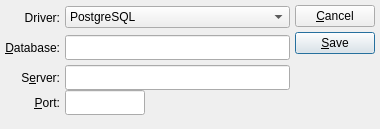
<ui version="4.0" >
 <author></author>
 <comment> * OpenRPT report writer and rendering engine
 * Copyright (C) 2001-2010 by OpenMFG, LLC
 *
 * This library is free software; you can redistribute it and/or
 * modify it under the terms of the GNU Lesser General Public
 * License as published by the Free Software Foundation; either
 * version 2.1 of the License, or (at your option) any later version.
 *
 * This library is distributed in the hope that it will be useful,
 * but WITHOUT ANY WARRANTY; without even the implied warranty of
 * MERCHANTABILITY or FITNESS FOR A PARTICULAR PURPOSE. See the GNU
 * Lesser General Public License for more details.
 *
 * You should have received a copy of the GNU Lesser General Public
 * License along with this library; if not, write to the Free Software
 * Foundation, Inc., 59 Temple Place, Suite 330, Boston, MA 02111-1307 USA
 * Please contact info@openmfg.com with any questions on this license.</comment>
 <exportmacro></exportmacro>
 <class>loginOptions</class>
 <widget class="QDialog" name="loginOptions" >
  <property name="geometry" >
   <rect>
    <x>0</x>
    <y>0</y>
    <width>380</width>
    <height>129</height>
   </rect>
  </property>
  <property name="windowTitle" >
   <string>Login Options</string>
  </property>
  <property name="windowIcon" >
   <iconset/>
  </property>
  <layout class="QHBoxLayout" >
   <property name="margin" >
    <number>5</number>
   </property>
   <property name="spacing" >
    <number>5</number>
   </property>
   <item>
    <layout class="QVBoxLayout" >
     <property name="margin" >
      <number>0</number>
     </property>
     <property name="spacing" >
      <number>0</number>
     </property>
     <item>
      <layout class="QGridLayout" >
       <property name="margin" >
        <number>0</number>
       </property>
       <property name="spacing" >
        <number>5</number>
       </property>
       <item row="1" column="1" >
        <widget class="QLineEdit" name="_database" >
         <property name="sizePolicy" >
          <sizepolicy>
           <hsizetype>7</hsizetype>
           <vsizetype>0</vsizetype>
           <horstretch>0</horstretch>
           <verstretch>0</verstretch>
          </sizepolicy>
         </property>
         <property name="minimumSize" >
          <size>
           <width>0</width>
           <height>25</height>
          </size>
         </property>
        </widget>
       </item>
       <item row="1" column="0" >
        <widget class="QLabel" name="_databaseLit" >
         <property name="sizePolicy" >
          <sizepolicy>
           <hsizetype>1</hsizetype>
           <vsizetype>0</vsizetype>
           <horstretch>0</horstretch>
           <verstretch>0</verstretch>
          </sizepolicy>
         </property>
         <property name="minimumSize" >
          <size>
           <width>0</width>
           <height>25</height>
          </size>
         </property>
         <property name="text" >
          <string>&amp;Database:</string>
         </property>
         <property name="alignment" >
          <set>Qt::AlignRight|Qt::AlignTrailing|Qt::AlignVCenter</set>
         </property>
         <property name="buddy" >
          <cstring>_database</cstring>
         </property>
        </widget>
       </item>
       <item row="2" column="1" >
        <layout class="QVBoxLayout" >
         <property name="margin" >
          <number>0</number>
         </property>
         <property name="spacing" >
          <number>0</number>
         </property>
         <item>
          <widget class="QLineEdit" name="_server" >
           <property name="sizePolicy" >
            <sizepolicy>
             <hsizetype>7</hsizetype>
             <vsizetype>0</vsizetype>
             <horstretch>0</horstretch>
             <verstretch>0</verstretch>
            </sizepolicy>
           </property>
           <property name="minimumSize" >
            <size>
             <width>0</width>
             <height>25</height>
            </size>
           </property>
          </widget>
         </item>
         <item>
          <layout class="QHBoxLayout" >
           <property name="margin" >
            <number>0</number>
           </property>
           <property name="spacing" >
            <number>0</number>
           </property>
           <item>
            <widget class="QLineEdit" name="_port" >
             <property name="sizePolicy" >
              <sizepolicy>
               <hsizetype>7</hsizetype>
               <vsizetype>0</vsizetype>
               <horstretch>0</horstretch>
               <verstretch>0</verstretch>
              </sizepolicy>
             </property>
             <property name="minimumSize" >
              <size>
               <width>0</width>
               <height>25</height>
              </size>
             </property>
             <property name="maximumSize" >
              <size>
               <width>80</width>
               <height>32767</height>
              </size>
             </property>
            </widget>
           </item>
           <item>
            <spacer>
             <property name="orientation" >
              <enum>Qt::Horizontal</enum>
             </property>
             <property name="sizeType" >
              <enum>QSizePolicy::Expanding</enum>
             </property>
             <property name="sizeHint" >
              <size>
               <width>20</width>
               <height>20</height>
              </size>
             </property>
            </spacer>
           </item>
          </layout>
         </item>
        </layout>
       </item>
       <item row="2" column="0" >
        <layout class="QVBoxLayout" >
         <property name="margin" >
          <number>0</number>
         </property>
         <property name="spacing" >
          <number>0</number>
         </property>
         <item>
          <widget class="QLabel" name="_serverLit" >
           <property name="sizePolicy" >
            <sizepolicy>
             <hsizetype>1</hsizetype>
             <vsizetype>0</vsizetype>
             <horstretch>0</horstretch>
             <verstretch>0</verstretch>
            </sizepolicy>
           </property>
           <property name="minimumSize" >
            <size>
             <width>0</width>
             <height>25</height>
            </size>
           </property>
           <property name="text" >
            <string>S&amp;erver:</string>
           </property>
           <property name="alignment" >
            <set>Qt::AlignRight|Qt::AlignTrailing|Qt::AlignVCenter</set>
           </property>
           <property name="buddy" >
            <cstring>_server</cstring>
           </property>
          </widget>
         </item>
         <item>
          <widget class="QLabel" name="_portLit" >
           <property name="sizePolicy" >
            <sizepolicy>
             <hsizetype>1</hsizetype>
             <vsizetype>0</vsizetype>
             <horstretch>0</horstretch>
             <verstretch>0</verstretch>
            </sizepolicy>
           </property>
           <property name="minimumSize" >
            <size>
             <width>0</width>
             <height>25</height>
            </size>
           </property>
           <property name="text" >
            <string>&amp;Port:</string>
           </property>
           <property name="alignment" >
            <set>Qt::AlignRight|Qt::AlignTrailing|Qt::AlignVCenter</set>
           </property>
           <property name="buddy" >
            <cstring>_port</cstring>
           </property>
          </widget>
         </item>
        </layout>
       </item>
       <item row="0" column="0" >
        <widget class="QLabel" name="_driverLit" >
         <property name="sizePolicy" >
          <sizepolicy>
           <hsizetype>1</hsizetype>
           <vsizetype>0</vsizetype>
           <horstretch>0</horstretch>
           <verstretch>0</verstretch>
          </sizepolicy>
         </property>
         <property name="minimumSize" >
          <size>
           <width>0</width>
           <height>25</height>
          </size>
         </property>
         <property name="text" >
          <string>Driver:</string>
         </property>
         <property name="alignment" >
          <set>Qt::AlignRight|Qt::AlignTrailing|Qt::AlignVCenter</set>
         </property>
         <property name="buddy" >
          <cstring>_database</cstring>
         </property>
        </widget>
       </item>
       <item row="0" column="1" >
        <widget class="QComboBox" name="_driver" >
         <item>
          <property name="text" >
           <string>PostgreSQL</string>
          </property>
         </item>
         <item>
          <property name="text" >
           <string>ODBC</string>
          </property>
         </item>
        </widget>
       </item>
      </layout>
     </item>
     <item>
      <spacer>
       <property name="orientation" >
        <enum>Qt::Vertical</enum>
       </property>
       <property name="sizeType" >
        <enum>QSizePolicy::Expanding</enum>
       </property>
       <property name="sizeHint" >
        <size>
         <width>20</width>
         <height>20</height>
        </size>
       </property>
      </spacer>
     </item>
    </layout>
   </item>
   <item>
    <layout class="QVBoxLayout" >
     <property name="margin" >
      <number>0</number>
     </property>
     <property name="spacing" >
      <number>0</number>
     </property>
     <item>
      <layout class="QVBoxLayout" >
       <property name="margin" >
        <number>0</number>
       </property>
       <property name="spacing" >
        <number>5</number>
       </property>
       <item>
        <widget class="QPushButton" name="_close" >
         <property name="text" >
          <string>&amp;Cancel</string>
         </property>
        </widget>
       </item>
       <item>
        <widget class="QPushButton" name="_save" >
         <property name="text" >
          <string>&amp;Save</string>
         </property>
         <property name="autoDefault" >
          <bool>true</bool>
         </property>
         <property name="default" >
          <bool>true</bool>
         </property>
        </widget>
       </item>
      </layout>
     </item>
     <item>
      <spacer>
       <property name="orientation" >
        <enum>Qt::Vertical</enum>
       </property>
       <property name="sizeType" >
        <enum>QSizePolicy::Expanding</enum>
       </property>
       <property name="sizeHint" >
        <size>
         <width>20</width>
         <height>20</height>
        </size>
       </property>
      </spacer>
     </item>
    </layout>
   </item>
  </layout>
 </widget>
 <layoutdefault spacing="5" margin="5" />
 <pixmapfunction></pixmapfunction>
 <tabstops>
  <tabstop>_driver</tabstop>
  <tabstop>_database</tabstop>
  <tabstop>_server</tabstop>
  <tabstop>_port</tabstop>
  <tabstop>_save</tabstop>
  <tabstop>_close</tabstop>
 </tabstops>
 <resources/>
 <connections>
  <connection>
   <sender>_close</sender>
   <signal>clicked()</signal>
   <receiver>loginOptions</receiver>
   <slot>reject()</slot>
   <hints>
    <hint type="sourcelabel" >
     <x>20</x>
     <y>20</y>
    </hint>
    <hint type="destinationlabel" >
     <x>20</x>
     <y>20</y>
    </hint>
   </hints>
  </connection>
 </connections>
</ui>
